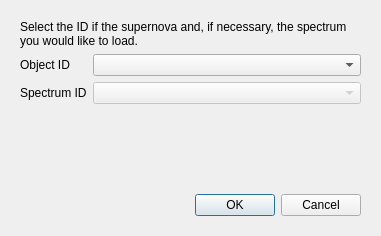
<?xml version="1.0" encoding="UTF-8"?>
<ui version="4.0">
 <class>MainWindow</class>
 <widget class="QMainWindow" name="MainWindow">
  <property name="geometry">
   <rect>
    <x>0</x>
    <y>0</y>
    <width>381</width>
    <height>236</height>
   </rect>
  </property>
  <property name="sizePolicy">
   <sizepolicy hsizetype="Fixed" vsizetype="Fixed">
    <horstretch>0</horstretch>
    <verstretch>0</verstretch>
   </sizepolicy>
  </property>
  <property name="windowTitle">
   <string>Spectrum Selector</string>
  </property>
  <widget class="QWidget" name="centralwidget">
   <layout class="QVBoxLayout" name="verticalLayout">
    <property name="leftMargin">
     <number>20</number>
    </property>
    <property name="topMargin">
     <number>20</number>
    </property>
    <property name="rightMargin">
     <number>20</number>
    </property>
    <property name="bottomMargin">
     <number>20</number>
    </property>
    <item>
     <widget class="QLabel" name="labelInstructions">
      <property name="text">
       <string>Select the ID if the supernova and, if necessary, the spectrum you would like to load.</string>
      </property>
      <property name="wordWrap">
       <bool>true</bool>
      </property>
     </widget>
    </item>
    <item>
     <layout class="QFormLayout" name="formLayout">
      <item row="0" column="0">
       <widget class="QLabel" name="labelObjectId">
        <property name="text">
         <string>Object ID</string>
        </property>
       </widget>
      </item>
      <item row="0" column="1">
       <widget class="QComboBox" name="comboBoxObjectId"/>
      </item>
      <item row="1" column="0">
       <widget class="QLabel" name="labelSpectrumId">
        <property name="text">
         <string>Spectrum ID</string>
        </property>
       </widget>
      </item>
      <item row="1" column="1">
       <widget class="QComboBox" name="comboBoxSpectrumId">
        <property name="enabled">
         <bool>false</bool>
        </property>
       </widget>
      </item>
     </layout>
    </item>
    <item>
     <spacer name="verticalSpacer">
      <property name="orientation">
       <enum>Qt::Vertical</enum>
      </property>
      <property name="sizeHint" stdset="0">
       <size>
        <width>20</width>
        <height>15</height>
       </size>
      </property>
     </spacer>
    </item>
    <item>
     <widget class="QDialogButtonBox" name="buttonBox">
      <property name="orientation">
       <enum>Qt::Horizontal</enum>
      </property>
      <property name="standardButtons">
       <set>QDialogButtonBox::Cancel|QDialogButtonBox::Ok</set>
      </property>
     </widget>
    </item>
   </layout>
  </widget>
 </widget>
 <resources/>
 <connections/>
</ui>
